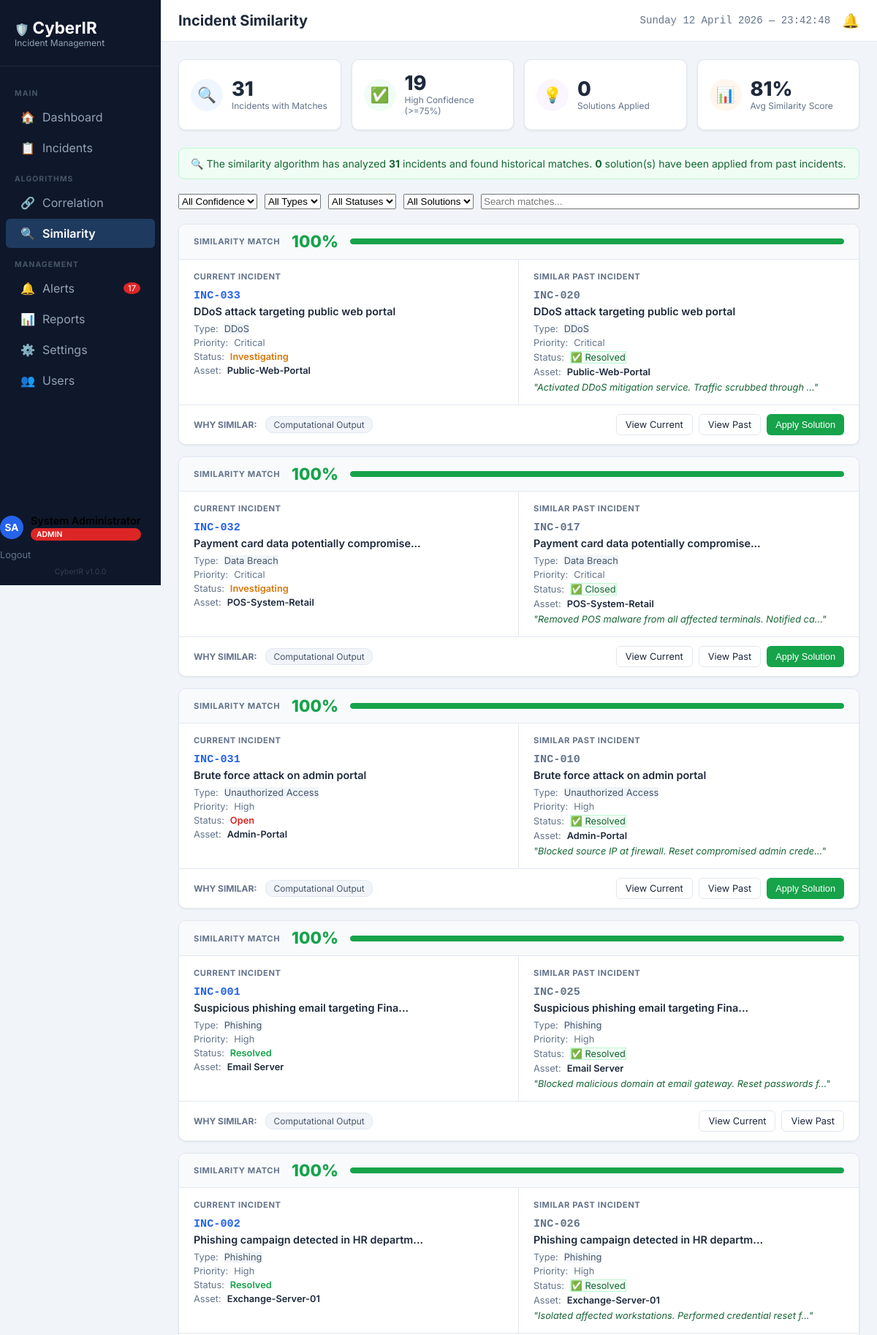
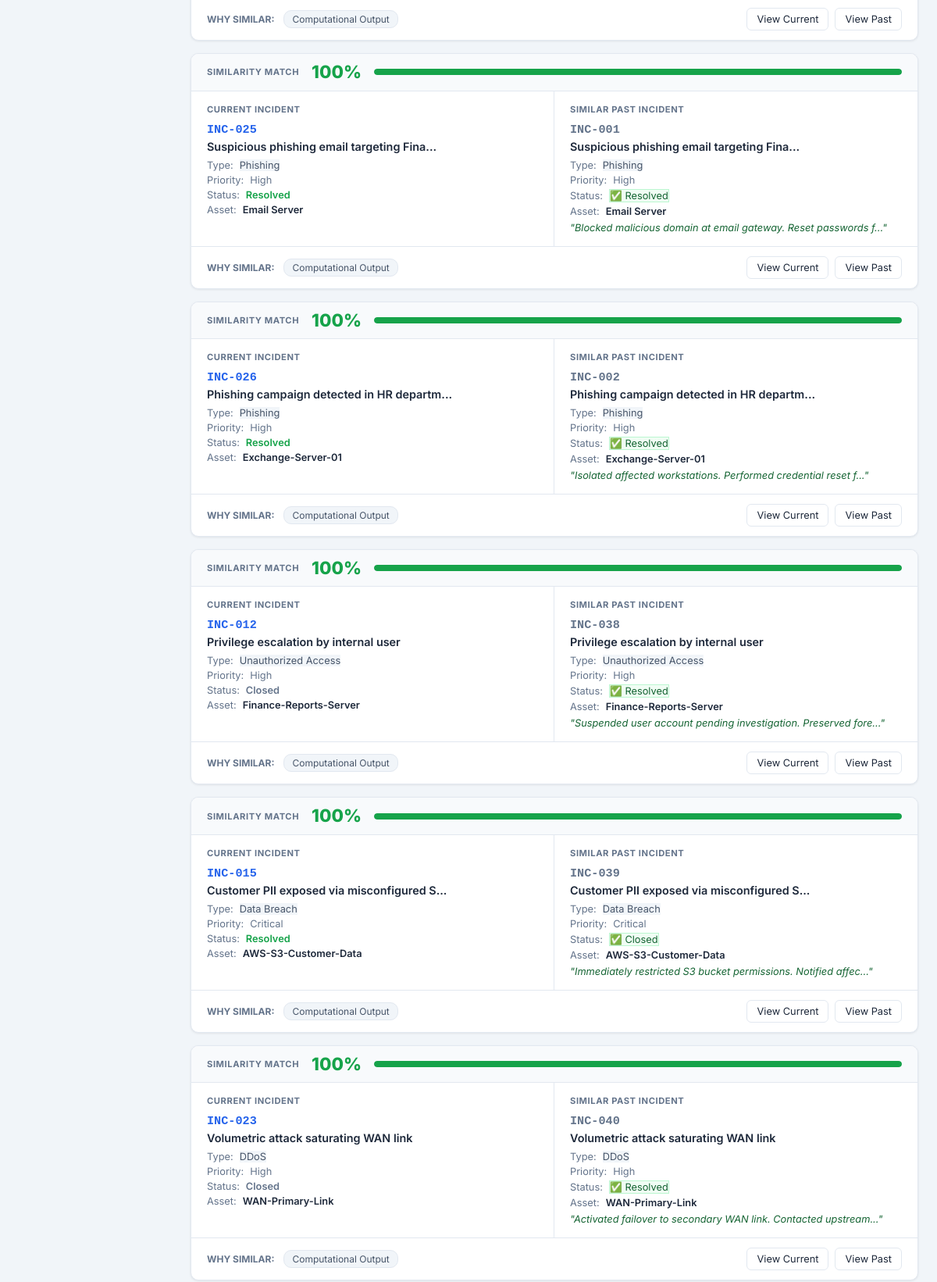
Screenshot of /similarity (signed in, upper part) with the database file from the repository (2 pictures, top to bottom).
### tables this page shows
CREATE TABLE users (
    id INTEGER PRIMARY KEY AUTOINCREMENT,
    full_name TEXT NOT NULL,
    email TEXT UNIQUE NOT NULL,
    phone_number TEXT,
    password_hash TEXT NOT NULL,
    role TEXT NOT NULL CHECK(role IN ('Admin', 'Analyst', 'Viewer')),
    has_admin_privileges BOOLEAN DEFAULT 0,
    is_active BOOLEAN DEFAULT 1,
    created_at TIMESTAMP DEFAULT CURRENT_TIMESTAMP,
    last_login TIMESTAMP,
    created_by INTEGER REFERENCES users(id)
, avatar_color TEXT DEFAULT "#2563eb");

CREATE TABLE incidents (
    id INTEGER PRIMARY KEY AUTOINCREMENT,
    incident_id TEXT UNIQUE NOT NULL,
    title TEXT NOT NULL,
    description TEXT,
    incident_type TEXT NOT NULL CHECK(incident_type IN ('Phishing','Malware','Data Breach','Ransomware','Unauthorized Access','DDoS','Insider Threat','Other')),
    affected_asset TEXT NOT NULL,
    affected_department TEXT,
    users_affected INTEGER DEFAULT 0,
    asset_criticality INTEGER CHECK(asset_criticality BETWEEN 1 AND 5),
    threat_severity INTEGER CHECK(threat_severity BETWEEN 1 AND 5),
    vulnerability_exposure INTEGER CHECK(vulnerability_exposure BETWEEN 1 AND 5),
    is_repeat BOOLEAN DEFAULT 0,
    risk_score REAL,
    priority TEXT CHECK(priority IN ('Critical','High','Medium','Low')),
    status TEXT DEFAULT 'Open' CHECK(status IN ('Open','Investigating','Resolved','Closed')),
    assigned_to INTEGER REFERENCES users(id),
    cluster_id TEXT,
    correlation_score REAL,
    similar_incident_id TEXT,
    similarity_score REAL,
    solution_applied_from TEXT,
    attack_indicators TEXT,
    ip_address TEXT,
    reported_date TIMESTAMP NOT NULL,
    investigating_started_date TIMESTAMP,
    resolved_date TIMESTAMP,
    closed_date TIMESTAMP,
    created_at TIMESTAMP DEFAULT CURRENT_TIMESTAMP,
    updated_at TIMESTAMP DEFAULT CURRENT_TIMESTAMP,
    resolution_notes TEXT,
    resolution_time_minutes INTEGER,
    created_by INTEGER NOT NULL REFERENCES users(id),
    updated_by INTEGER REFERENCES users(id)
);

### app.py (the view)
@app.route('/similarity')
@login_required
def similarity():
    try:
        db = get_db_connection()
        incidents_raw = db.execute('''
            SELECT i.*,
              si.incident_id as similar_to_id,
              si.title as similar_to_title,
              si.resolution_notes as similar_resolution,
              si.status as similar_status
            FROM incidents i
            LEFT JOIN incidents si ON i.similar_incident_id = si.incident_id
            WHERE i.similar_incident_id IS NOT NULL
            ORDER BY i.similarity_score DESC, i.reported_date DESC
        ''').fetchall()
        incidents_list = [dict(r) for r in incidents_raw]
        stats_c1 = db.execute("SELECT COUNT(*) as c FROM incidents WHERE similar_incident_id IS NOT NULL").fetchone()['c']
        stats_c2 = db.execute("SELECT COUNT(*) as c FROM incidents WHERE similarity_score >= 0.75").fetchone()['c']
        stats_c3 = db.execute("SELECT COUNT(*) as c FROM incidents WHERE solution_applied_from IS NOT NULL").fetchone()['c']
        avg_row = db.execute("SELECT AVG(similarity_score) as a FROM incidents WHERE similar_incident_id IS NOT NULL").fetchone()
        avg_sim = round(avg_row['a'] * 100) if avg_row and avg_row['a'] else 0
        return render_template('similarity.html',
            active_page='similarity',
            incidents=incidents_list,
            total_with_similarity=stats_c1,
            high_confidence=stats_c2,
            solution_applied=stats_c3,
            avg_similarity=avg_sim
        )
    except Exception as e:
        app.logger.error(f'Error in similarity: {str(e)}')
        if request.is_json:
            return jsonify({'success': False, 'message': 'An error occurred'}), 500
        flash('An error occurred. Please try again.', 'error')
        return redirect(url_for('dashboard'))

### templates/similarity.html (shortened to what this page needs)
{% extends 'base.html' %}
{% block page_title %}Incident Similarity{% endblock %}
{% block extra_css %}
<link rel="stylesheet" href="{{ url_for('static', filename='css/similarity.css') }}">
{% endblock %}
{% block content %}
<div class="metrics-grid">
    <div class="metric-card">
        <div class="metric-icon-circle icon-blue">🔍</div>
        <div>
            <div class="metric-count">{{ total_with_similarity }}</div>
            <div class="metric-label">Incidents with Matches</div>
        </div>
    </div>
    <div class="metric-card">
        <div class="metric-icon-circle icon-green">✅</div>
        <div>
            <div class="metric-count">{{ high_confidence }}</div>
            <div class="metric-label">High Confidence (>=75%)</div>
        </div>
    </div>
    <div class="metric-card">
        <div class="metric-icon-circle icon-purple">💡</div>
        <div>
            <div class="metric-count">{{ solution_applied }}</div>
            <div class="metric-label">Solutions Applied</div>
        </div>
    </div>
    <div class="metric-card">
        <div class="metric-icon-circle icon-orange">📊</div>
        <div>
            <div class="metric-count">{{ avg_similarity }}%</div>
            <div class="metric-label">Avg Similarity Score</div>
        </div>
    </div>
</div>
{% if total_with_similarity == 0 %}
<div class="info-banner" style="background: #f8fafc; border: 1px solid var(--border-color); color: #64748b;">
    No similarity matches yet. Matches appear here automatically when new incidents are logged and similar resolved incidents exist in the system.
</div>
{% else %}
<div class="info-banner">
    🔍 The similarity algorithm has analyzed <strong>{{ total_with_similarity }}</strong> incidents and found historical matches. <strong>{{ solution_applied }}</strong> solution(s) have been applied from past incidents.
</div>
{% endif %}
<div class="filter-bar" style="margin-bottom:20px; display:flex; gap:10px;">
    <select class="filter-select"><option>All Confidence</option></select>
    <select class="filter-select"><option>All Types</option></select>
    <select class="filter-select"><option>All Statuses</option></select>
    <select class="filter-select"><option>All Solutions</option></select>
    <input type="text" placeholder="Search matches..." class="filter-input" style="flex:1;">
</div>
{% if incidents|length == 0 %}
<div class="empty-state">
    <div class="empty-state-icon">🔍</div>
    <div style="font-weight:700; color:var(--text-primary); font-size:1.2rem; margin-bottom:8px;">No similarity matches found</div>
    <div style="color:var(--text-secondary);">Matches appear automatically when new incidents are logged against resolved footprints.</div>
</div>
{% else %}
<div class="similarity-list">
    {% for inc in incidents %}
    {% set score = (inc.similarity_score * 100)|round|int %}
    {% set s_color_class = 'score-low' %}
    {% set f_color_class = 'fill-low' %}
    {% if score >= 75 %}
        {% set s_color_class = 'score-high' %}
        {% set f_color_class = 'fill-high' %}
    {% elif score >= 50 %}
        {% set s_color_class = 'score-medium' %}
        {% set f_color_class = 'fill-medium' %}
    {% endif %}
    <div class="similarity-card">
        <div class="similarity-card-top-bar">
            <div class="similarity-label">SIMILARITY MATCH</div>
            <div class="similarity-score-large {{ s_color_class }}">{{ score }}%</div>
            <div class="similarity-progress-bar-container">
                <div class="similarity-progress-fill {{ f_color_class }} sim-fill" style="width:0%;" data-width="{{ score }}"></div>
            </div>
        </div>
        <div class="comparison-grid">
            <div class="comparison-column comparison-column-left">
                <div class="comparison-header">CURRENT INCIDENT</div>
                <a href="/incidents/{{ inc.incident_id }}" class="comparison-incident-id">{{ inc.incident_id }}</a>
                <div class="comparison-title">{{ inc.title[:40] }}{% if inc.title|length > 40 %}...{% endif %}</div>
                <div class="comparison-field-row">Type: <span class="badge" style="background:#f1f5f9; color:#475569;">{{ inc.incident_type }}</span></div>
                <div class="comparison-field-row">Priority: <span class="badge priority-{{ inc.priority|lower }}">{{ inc.priority }}</span></div>
                <div class="comparison-field-row">Status: <span class="badge status-{{ inc.status|lower|replace(' ', '-') }}">{{ inc.status }}</span></div>
                <div class="comparison-field-row">Asset: <span style="font-weight:600; color:var(--text-primary);">{{ inc.affected_asset }}</span></div>
            </div>
            <div class="comparison-column">
                <div class="comparison-header">SIMILAR PAST INCIDENT</div>
                <a href="/incidents/{{ inc.similar_to_id }}" class="comparison-incident-id" style="color:#64748b;">{{ inc.similar_to_id }}</a>
                <div class="comparison-title">{{ inc.similar_to_title[:40] }}{% if inc.similar_to_title|length > 40 %}...{% endif %}</div>
                <div class="comparison-field-row">Type: <span class="badge" style="background:#f1f5f9; color:#475569;">{{ inc.incident_type }}</span></div>
                <div class="comparison-field-row">Priority: <span class="badge priority-{{ inc.priority|lower }}">{{ inc.priority }}</span></div>
                <div class="comparison-field-row">Status: <span class="badge" style="background:#f0fdf4; color:#166534; border:1px solid #bbf7d0;">✅ {{ inc.similar_status }}</span></div>
                <div class="comparison-field-row">Asset: <span style="font-weight:600; color:var(--text-primary);">{{ inc.affected_asset }}</span></div>
                {% if inc.similar_resolution %}
                <div class="resolution-preview-text">
                    "{{ inc.similar_resolution[:60] }}{% if inc.similar_resolution|length > 60 %}...{% endif %}"
                </div>
                {% endif %}
            </div>
        </div>
        <div class="similarity-card-bottom-bar">
            <div style="font-size:0.75rem; font-weight:700; text-transform:uppercase; color:var(--text-secondary);">Why similar:</div>
            <div class="why-similar-tags-container">
                <span class="why-similar-tag">Computational Output</span>
            </div>
            <div class="action-buttons-row">
                <a href="/incidents/{{ inc.incident_id }}" class="btn-secondary" style="font-size:0.8rem; padding:6px 12px; text-decoration:none;">View Current</a>
                <a href="/incidents/{{ inc.similar_to_id }}" class="btn-secondary" style="font-size:0.8rem; padding:6px 12px; text-decoration:none;">View Past</a>
                {% if inc.solution_applied_from %}
                    <div class="solution-applied-badge">Solution Applied ✓</div>
                {% elif inc.similar_resolution and inc.status not in ['Resolved', 'Closed'] and current_user.role in ['Admin', 'Analyst'] %}
                    <button class="btn-primary apply-solution-trigger"
                        data-incident-id="{{ inc.incident_id }}"
                        data-source-id="{{ inc.similar_to_id }}"
                        data-resolution="{{ inc.similar_resolution|urlencode }}"
                        style="background:#16a34a; border-color:#16a34a; font-size:0.8rem; padding:6px 12px;">
                        Apply Solution
                    </button>
                {% endif %}
            </div>
        </div>
    </div>
    {% endfor %}
</div>
{% endif %}
{% endblock %}

### templates/base.html (shortened to what this page needs)
<!DOCTYPE html>
<html lang="en">
<head>
    <link rel="stylesheet" href="{{ url_for('static', filename='css/base.css') }}">
    {% block extra_css %}{% endblock %}
</head>
<body>
    <div class="sidebar">
        <div class="logo-area">
            🛡️ <span class="logo-text">CyberIR</span>
            <div class="subtitle">Incident Management</div>
        </div>
        <nav class="nav-links">
            <div class="nav-section-label">Main</div>
            <a href="{{ url_for('dashboard') }}" class="{{ 'active' if active_page == 'dashboard' else '' }}">
                <span class="icon">🏠</span> Dashboard
            </a>
            <a href="/incidents" class="{{ 'active' if active_page == 'incidents' else '' }}">
                <span class="icon">📋</span> Incidents
            </a>
            <div class="nav-section-label">Algorithms</div>
            <a href="/correlation" class="{{ 'active' if active_page == 'correlation' else '' }}">
                <span class="icon">🔗</span> Correlation
            </a>
            <a href="/similarity" class="{{ 'active' if active_page == 'similarity' else '' }}">
                <span class="icon">🔍</span> Similarity
            </a>
            <div class="nav-section-label">Management</div>
            <a href="/alerts" class="{{ 'active' if active_page == 'alerts' else '' }}">
                <span class="icon">🔔</span> Alerts
                {% if unread_alerts_count > 0 %}
                <span class="alert-badge" id="sidebarAlertBadge">{{ unread_alerts_count }}</span>
                {% else %}
                <span class="alert-badge" id="sidebarAlertBadge" style="display:none">0</span>
                {% endif %}
            </a>
            {% if current_user.has_admin_privileges or current_user.role == 'Admin' %}
            <a href="/reports" class="{{ 'active' if active_page == 'reports' else '' }}">
                <span class="icon">📊</span> Reports
            </a>
            {% endif %}
            {% if current_user.role == 'Admin' %}
            <a href="/settings" class="{{ 'active' if active_page == 'settings' else '' }}">
                <span class="icon">⚙️</span> Settings
            </a>
            <a href="/users" class="{{ 'active' if active_page == 'users' else '' }}">
                <span class="icon">👥</span> Users
            </a>
            {% endif %}
        </nav>
        <div class="sidebar-user">
            <a href="/profile" class="sidebar-user-link" style="display:flex; align-items:center; gap:10px; text-decoration:none; color:inherit;">
                {% set initials = current_user.full_name[0].upper() ~ (current_user.full_name.split()[-1][0].upper() if current_user.full_name.split()|length > 1 else '') %}
                <div class="avatar-circle" id="sidebarAvatar" style="background: {{ current_user.avatar_color if current_user.avatar_color else '#2563eb' }}; width: 32px; height: 32px; border-radius: 50%; display: flex; align-items: center; justify-content: center; color: white; font-weight: 700; font-size: 0.85rem; flex-shrink: 0;">
                    {{ initials }}
                </div>
                <div class="sidebar-user-info" style="display:flex; flex-direction:column; min-width:0;">
                    <div class="sidebar-user-name" id="sidebarUserName" style="font-weight: 600; font-size: 0.9rem; white-space: nowrap; overflow: hidden; text-overflow: ellipsis;">
                        {{ current_user.full_name }}
                    </div>
                    <span class="role-badge role-{{ current_user.role|lower }}" style="margin-top:2px;">
                        {{ current_user.role }}
                    </span>
                </div>
            </a>
            <a href="/auth/logout" class="sidebar-logout" style="font-size:0.8rem; color:var(--text-secondary); text-decoration:none; margin-top:12px; display:inline-block;">
                Logout
            </a>
        </div>
        <div class="sidebar-version">
            {{ app_name }} v{{ app_version }}
        </div>
    </div>
    <div class="main-wrapper">
        <header class="top-header">
            <div style="display:flex; align-items:center;">
                <h1 class="page-title">{% block page_title %}{% endblock %}</h1>
            </div>
            <div class="header-right flex gap-3 align-center">
                <div class="datetime" id="liveClock"></div>
                <a href="/alerts" class="notification-icon">🔔</a>
            </div>
        </header>
        <main class="content-area">
            {% block content %}{% endblock %}
        </main>
    </div>
</body>
</html>

### rows the page displays
users: full_name "System Administrator", role "ADMIN"
incidents: score "100", incident_id "INC-033", title "DDoS attack targeting public web portal", incident_type "DDoS", priority "Critical", status "Investigating", affected_asset "Public-Web-Portal", similar_to_id "INC-020", similar_status "Resolved", resolution_notes "Activated DDoS mitigation service. Traffic scrubbed through"
incidents: users_affected "100", incident_id "INC-032", title "Payment card data potentially compromise", incident_type "Data Breach", priority "Critical", status "Investigating", affected_asset "POS-System-Retail", similar_to_id "INC-017", similar_status "Closed", resolution_notes "Removed POS malware from all affected terminals. Notified ca"
incidents: score "100", incident_id "INC-031", title "Brute force attack on admin portal", incident_type "Unauthorized Access", priority "High", status "Open", affected_asset "Admin-Portal", similar_to_id "INC-010", similar_status "Resolved", resolution_notes "Blocked source IP at firewall. Reset compromised admin crede"
incidents: score "100", incident_id "INC-001", title "Suspicious phishing email targeting Fina", incident_type "Phishing", priority "High", status "Resolved", affected_asset "Email Server", similar_to_id "INC-025", similar_status "Resolved", resolution_notes "Blocked malicious domain at email gateway. Reset passwords f"
incidents: score "100", incident_id "INC-002", title "Phishing campaign detected in HR departm", incident_type "Phishing", priority "High", status "Resolved", affected_asset "Exchange-Server-01", similar_to_id "INC-026", similar_status "Resolved", resolution_notes "Isolated affected workstations. Performed credential reset f"
incidents: score "100", incident_id "INC-025", title "Suspicious phishing email targeting Fina", incident_type "Phishing", priority "High", status "Resolved", affected_asset "Email Server", similar_to_id "INC-001", similar_status "Resolved", resolution_notes "Blocked malicious domain at email gateway. Reset passwords f"
incidents: score "100", incident_id "INC-026", title "Phishing campaign detected in HR departm", incident_type "Phishing", priority "High", status "Resolved", affected_asset "Exchange-Server-01", similar_to_id "INC-002", similar_status "Resolved", resolution_notes "Isolated affected workstations. Performed credential reset f"
incidents: score "100", incident_id "INC-012", title "Privilege escalation by internal user", incident_type "Unauthorized Access", priority "High", status "Closed", affected_asset "Finance-Reports-Server", similar_to_id "INC-038", similar_status "Resolved", resolution_notes "Suspended user account pending investigation. Preserved fore"
incidents: score "100", incident_id "INC-015", title "Customer PII exposed via misconfigured S", incident_type "Data Breach", priority "Critical", status "Resolved", affected_asset "AWS-S3-Customer-Data", similar_to_id "INC-039", similar_status "Closed", resolution_notes "Immediately restricted S3 bucket permissions. Notified affec"
incidents: score "100", incident_id "INC-023", title "Volumetric attack saturating WAN link", incident_type "DDoS", priority "High", status "Closed", affected_asset "WAN-Primary-Link", similar_to_id "INC-040", similar_status "Resolved", resolution_notes "Activated failover to secondary WAN link. Contacted upstream"

### other values shown
{{ unread_alerts_count }} "17"
{{ initials }} "SA"
{{ app_name }} "CyberIR"
{{ app_version }} "1.0.0"
{{ total_with_similarity }} "31"
{{ high_confidence }} "19"
{{ solution_applied }} "0"
{{ avg_similarity }} "81"
